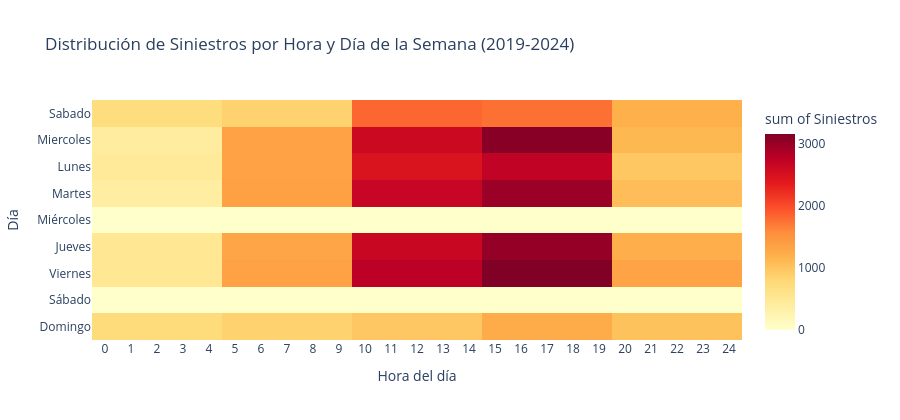

The cell this chart's notebook holds for it:
### Markdown cell above
##### 1.A - Heatmap: siniestros por hora x día de la semana

### Code cell
# Heatmap de densidad: Hora del día vs Día de la semana
DIAS_ORDEN = ['Lunes','Martes','Miércoles','Jueves','Viernes','Sábado','Domingo']

pivot = (df_hechos
	.dropna(subset=['rango_horario','dia_nombre'])
	.groupby(['rango_horario','dia_nombre'])
	.size()
	.reset_index(name='cantidad')
)

pivot['rango_horario'] = pivot['rango_horario'].astype(int)

fig = px.density_heatmap(
	pivot, x='rango_horario', y='dia_nombre',
	z='cantidad',
	color_continuous_scale='YlOrRd',
	category_orders={'dia_nombre': DIAS_ORDEN},
	labels={'rango_horario': 'Hora del día', 'dia_nombre': 'Día', 'cantidad': 'Siniestros'},
	title='Distribución de Siniestros por Hora y Día de la Semana (2019-2024)'
)
fig.update_layout(height=420, xaxis=dict(tickmode='linear', tick0=0, dtick=1))
fig.show()

### Figure 1 — Plotly figure (JSON) as saved in the notebook; plotly's stock layout.template omitted (floating-point values rounded to 4 significant figures; data arrays with more than 128 entries replaced by an {"elided": "..."} marker saying what was removed)
{"data": [{"coloraxis": "coloraxis", "histfunc": "sum", "hovertemplate": "Hora del día=%{x}<br>Día=%{y}<br>sum of Siniestros=%{z}<extra></extra>", "name": "", "type": "histogram2d", "x": {"elided": "168 int values"}, "xaxis": "x", "xbingroup": "x", "y": {"elided": "168 str values"}, "yaxis": "y", "ybingroup": "y", "z": {"elided": "168 int values"}}], "layout": {"coloraxis": {"colorbar": {"title": {"text": "sum of Siniestros"}}, "colorscale": [[0, "rgb(255,255,204)"], [0.125, "rgb(255,237,160)"], [0.25, "rgb(254,217,118)"], [0.375, "rgb(254,178,76)"], [0.5, "rgb(253,141,60)"], [0.625, "rgb(252,78,42)"], [0.75, "rgb(227,26,28)"], [0.875, "rgb(189,0,38)"], [1, "rgb(128,0,38)"]]}, "height": 420, "legend": {"tracegroupgap": 0}, "title": {"text": "Distribución de Siniestros por Hora y Día de la Semana (2019-2024)"}, "xaxis": {"anchor": "y", "domain": [0, 1], "dtick": 1, "tick0": 0, "tickmode": "linear", "title": {"text": "Hora del día"}}, "yaxis": {"anchor": "x", "categoryarray": ["Domingo", "Sábado", "Viernes", "Jueves", "Miércoles", "Martes", "Lunes"], "categoryorder": "array", "domain": [0, 1], "title": {"text": "Día"}}}}
